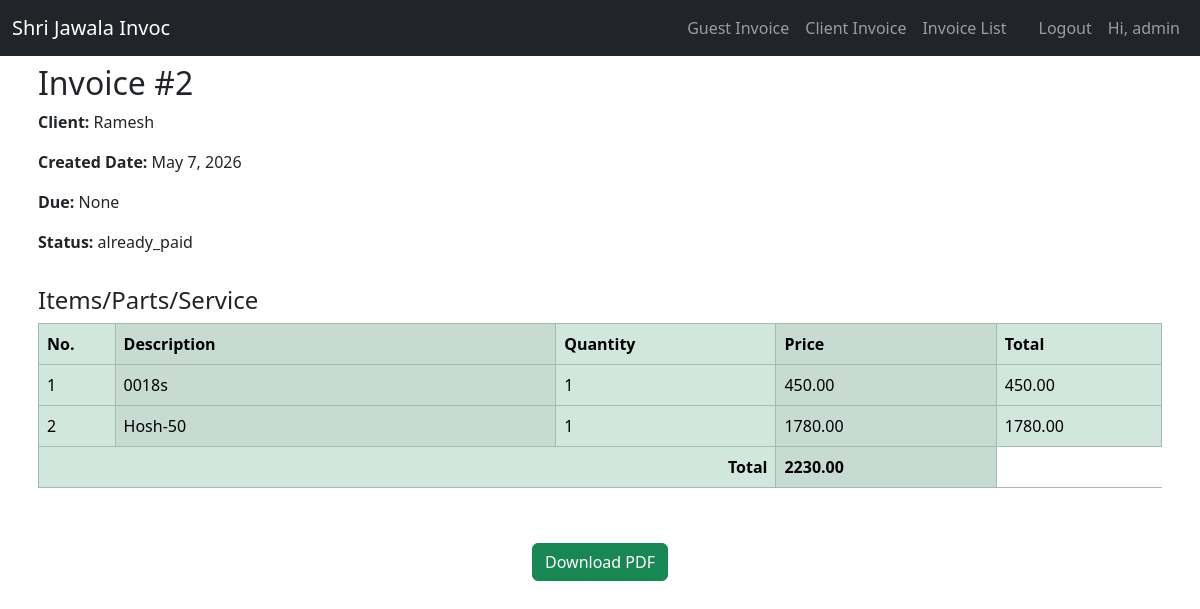
/invoices/2/ (signed in), run on the app's committed database.
### invoices/models.py (models this page shows, shortened)
class Invoice(models.Model):
    STATUS_CHOICES = [
        ('paid_upfront', 'Paid Upfront (No Due)'),
        ('payment_due', 'Payment After Service (Due Date Required)'),
        ('partially_paid', 'Partially Paid (Due Date Required)'),
        ('already_paid', 'Already Paid (No Due)'),
        ('due_paid', 'Previously Due, Now Paid (No Due)'),
    ]
    created_by = models.ForeignKey(User, on_delete=models.SET_NULL, null=True, blank=True)
    client = models.ForeignKey(Client, on_delete=models.SET_NULL, null=True, blank=True)
    guest_client_name = models.CharField(max_length=200, blank=True)  # For guest invoices
    date = models.DateField(auto_now_add=True)
    due_date = models.DateField(blank=True, null=True)
    status = models.CharField(max_length=20, choices=STATUS_CHOICES, default='payment_due')
    total = models.DecimalField(max_digits=10, decimal_places=2, default=0)
    place = models.CharField(max_length=20, blank=True, null=True)
    invoice_no = models.PositiveIntegerField(null=True, blank=True, editable=False)
    year = models.PositiveIntegerField(default=current_year, editable=False)
    suffix = models.CharField(max_length=10, blank=True, null=True)

class Item(models.Model):
    invoice = models.ForeignKey(Invoice, on_delete=models.CASCADE, related_name='items')
    item_name = models.CharField(max_length=255)
    quantity = models.IntegerField(blank=True, null=True)
    price = models.DecimalField(max_digits=10, decimal_places=2)
    @property
    def total(self):
        return self.quantity * self.price

### invoices/views.py (the view)
# urls.py: path('<int:pk>/', views.invoice_detail, name='invoice_detail'),
@login_required
def invoice_detail(request, pk):
    invoice = get_object_or_404(Invoice, pk=pk)
    if not (invoice.created_by == request.user or request.user.is_staff or request.user.is_superuser):
        return HttpResponse("You are not authorized to view this invoice.", status=403)
    return render(request, 'invoices/invoice_detail.html', {'invoice': invoice})

### templates/invoices/invoice_detail.html
{% extends 'invoices/base.html' %}
{% block content %}
<div class="container ms-auto p-2">
    <h2>Invoice #{{ invoice.id }}</h2>
<p><strong>Client:</strong> {% if invoice.client %}
    {{ invoice.client.name }}
{% else %}
    {{ invoice.guest_client_name }}
{% endif %}</p>
<p><strong>Created Date:</strong> {{ invoice.date }}</p>
<p><strong>Due:</strong> {{ invoice.due_date }}</p>
<p class="uppercase"><strong>Status:</strong> {{ invoice.status }}</p>
</div>
<div class="container ms-auto p-2">
<h4>Items/Parts/Service</h4>
<table class="table table-bordered table-striped-columns table-success">
    <thead>
        <tr>
            <th>No.</th>
            <th>Description</th>
            <th>Quantity</th>
            <th>Price</th>
            <th>Total</th>
        </tr>
    </thead>
    <tbody>
        {% for item in invoice.items.all %}
        <tr>
            <td style="width:0.5rem">{{forloop.counter}}</td>
            <td  style="width:16rem;" class="text-nowrap">{{ item.item_name}}</td>
            <td style="width:8rem;">{{ item.quantity }}</td>
            <td  style="width:8rem;">{{ item.price }}</td>
            <td style="width:6rem;">{{ item.total }}</td>
        </tr>
        {% empty %}
        <tr><td colspan="4" class="text-center">No items added.</td></tr>
        {% endfor %}
    </tbody>
    <tfoot>
        <tr>
            <th colspan="3" class="text-end">Total</th>
            <th>{{ invoice.total }}</th>
        </tr>
    </tfoot>
</table>
</div>
<div class="d-flex justify-content-center align-items-center" style="height: 100px;">
    <a class="btn btn-success" href="{% url 'invoice_pdf' invoice.id %}">Download PDF</a>
</div>
{% endblock %}

### templates/partials/navbar.html
 <nav class="navbar navbar-expand-lg navbar-dark bg-dark">
    <div class="container-fluid">
        <a class="navbar-brand" href="{% url 'home' %}">Shri Jawala Invoc</a>
        <div class="collapse navbar-collapse">
            <ul class="navbar-nav ms-auto">
                {% if user.is_authenticated %}
                <li class="nav-item"><a class="nav-link" href="{% url 'guest_invoice_create' %}">Guest Invoice</a></li>
                <li class="nav-item"><a class="nav-link" href="{% url 'client_invoice_create' %}">Client Invoice</a></li>
                <li class="nav-item"><a class="nav-link" href="{% url 'invoice_list' %}">Invoice List</a></li>
                <li class="nav-item"><a class="nav-link" href="{% url 'accounts:logout' %}">
                <li class="nav-item"><a class="nav-link" href="{% url 'accounts:logout' %}">
                Logout</a></li>
                <li class="nav-item"><a class="nav-link">Hi, {{user.username}}</a></li>
                {% else %}
                <li class="nav-item"><a class="nav-link" href="{% url 'accounts:login' %}">Login</a></li>
                {% endif %}
            </ul>
        </div>
    </div>
</nav>

### data on the page
Invoice: id "2", guest_client_name "Ramesh", date "May 7, 2026", due_date "None", status "already_paid", total "2230.00"
Item: item_name "0018s", quantity "1", price "450.00", total "450.00"
Item: item_name "Hosh-50", quantity "1", price "1780.00", total "1780.00"

### other printed values
{{ user.username }} "admin"
